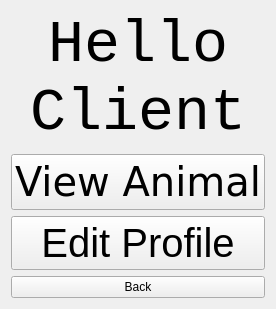
      <widget class="QWidget" name="page_3">
       <layout class="QVBoxLayout" name="verticalLayout_12">
        <item>
         <widget class="QLabel" name="label_3">
          <property name="font">
           <font>
            <family>Liberation Mono</family>
            <pointsize>45</pointsize>
           </font>
          </property>
          <property name="text">
           <string>Hello
Client</string>
          </property>
          <property name="alignment">
           <set>Qt::AlignCenter</set>
          </property>
         </widget>
        </item>
        <item>
         <widget class="QPushButton" name="pushButton_3">
          <property name="font">
           <font>
            <family>DejaVu Sans</family>
            <pointsize>30</pointsize>
           </font>
          </property>
          <property name="text">
           <string>View Animal</string>
          </property>
         </widget>
        </item>
        <item>
         <widget class="QPushButton" name="pushButton_26">
          <property name="font">
           <font>
            <pointsize>30</pointsize>
           </font>
          </property>
          <property name="text">
           <string>Edit Profile</string>
          </property>
         </widget>
        </item>
        <item>
         <widget class="QPushButton" name="pushButton">
          <property name="text">
           <string>Back</string>
          </property>
         </widget>
        </item>
       </layout>
      </widget>
